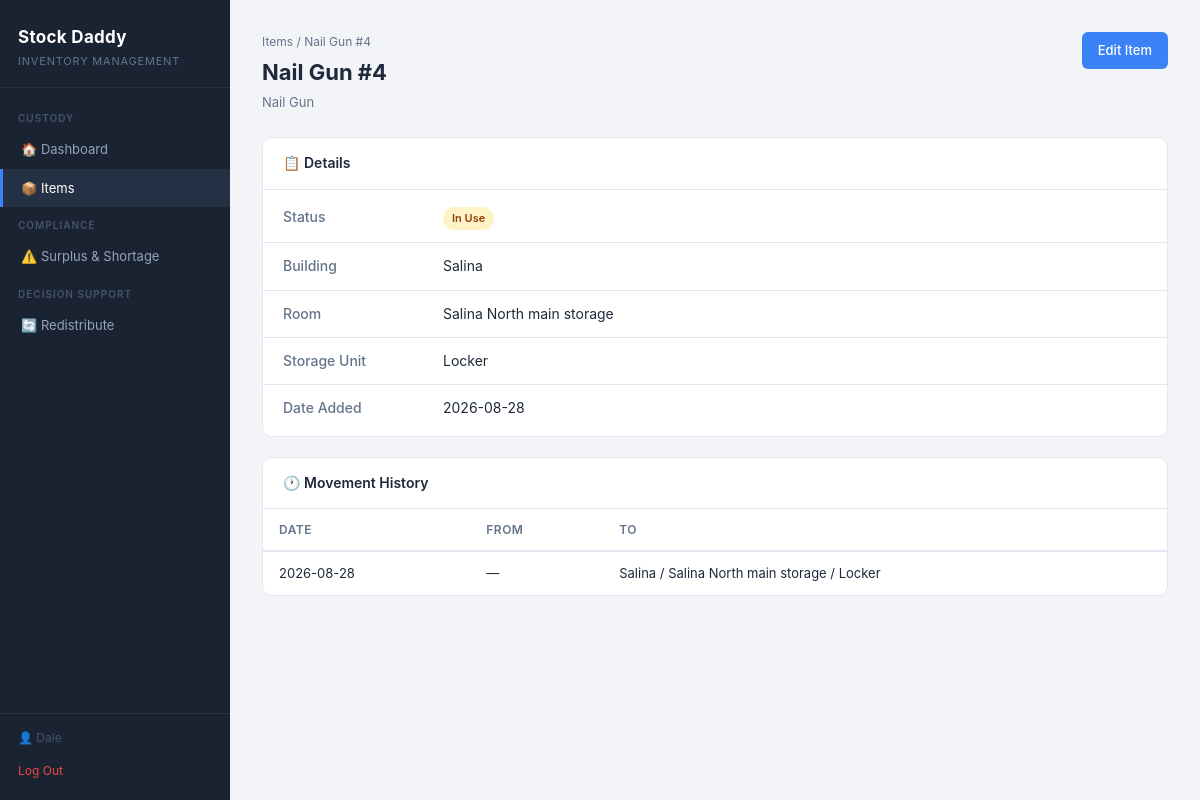
Before: /items/4 (signed in) with the older database file.
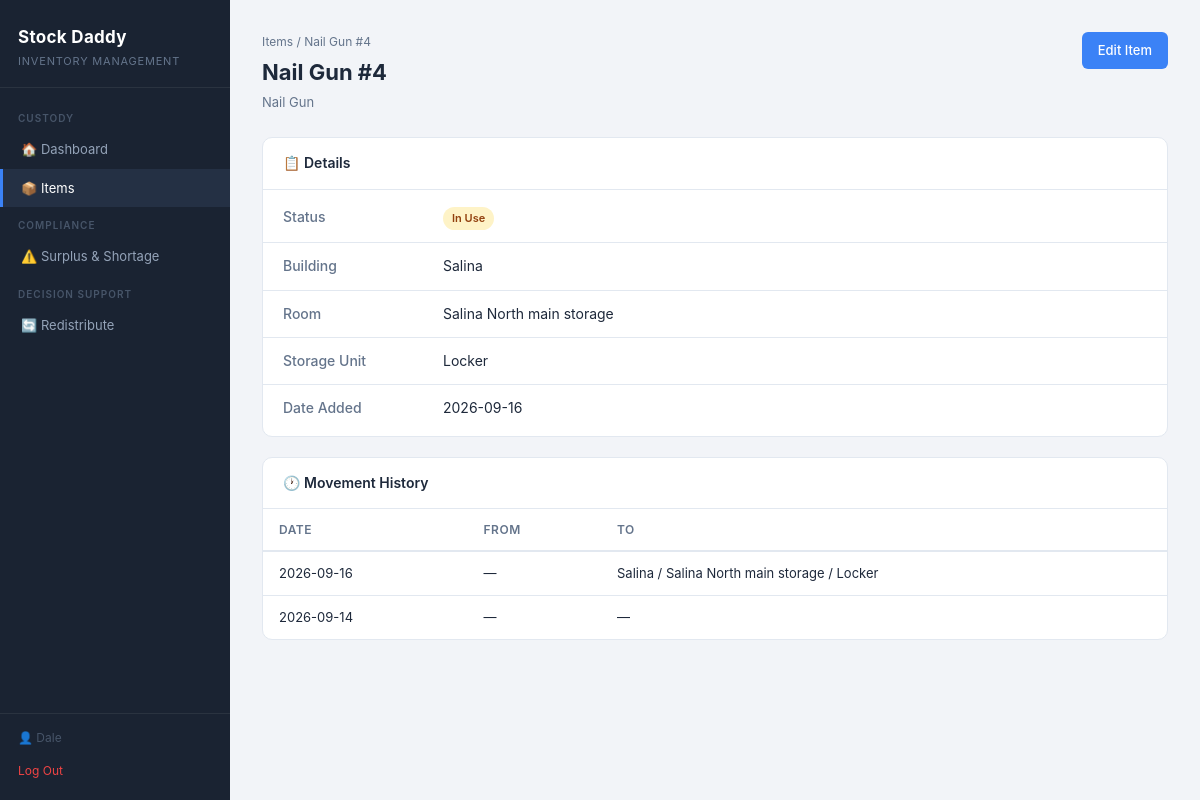
After: the same page with the newer database file.
### tables this page shows
CREATE TABLE item (
  item_id      INTEGER PRIMARY KEY AUTOINCREMENT,
  item_type_id INTEGER NOT NULL,
  storage_id   INTEGER NULL,      -- nullable: NULL while item_status = 'In Transit'
  item_name    VARCHAR(100),
  item_status  VARCHAR(100) NOT NULL DEFAULT 'In Storage',
  date_added   DATETIME DEFAULT CURRENT_TIMESTAMP,
  FOREIGN KEY (item_type_id) REFERENCES item_type(item_type_id),
  FOREIGN KEY (storage_id) REFERENCES storage(storage_id),
  CONSTRAINT chk_item_status CHECK (item_status IN ('In Storage', 'In Use', 'In Transit'))
);

CREATE TABLE item_type (
  item_type_id      INTEGER PRIMARY KEY AUTOINCREMENT,
  name              VARCHAR(100) NOT NULL UNIQUE,
  description       VARCHAR(255),
  -- Cost to acquire one new unit. NULL = acquisition unavailable (c_k = inf).
  replacement_cost  DECIMAL(10,2) NULL,
  -- REQ-23. NULL = no service-life limit configured for this type (not zero).
  service_life_days INTEGER NULL,
  CONSTRAINT chk_replacement_cost_positive
    CHECK (replacement_cost IS NULL OR replacement_cost > 0),
  CONSTRAINT chk_service_life_positive
    CHECK (service_life_days IS NULL OR service_life_days > 0)
);

CREATE TABLE building (
  building_id     INTEGER PRIMARY KEY AUTOINCREMENT,
  business_id     INTEGER NOT NULL,
  state           VARCHAR(100),
  city            VARCHAR(100),
  street_address  VARCHAR(100),
  FOREIGN KEY (business_id) REFERENCES business(business_id)
);

CREATE TABLE room (
  room_id     INTEGER PRIMARY KEY AUTOINCREMENT,
  building_id INTEGER NOT NULL,
  location    VARCHAR(100),
  FOREIGN KEY (building_id) REFERENCES building(building_id)
);

CREATE TABLE storage (
  storage_id    INTEGER PRIMARY KEY AUTOINCREMENT,
  room_id       INTEGER NOT NULL,
  storage_type  VARCHAR(100),
  FOREIGN KEY (room_id) REFERENCES room(room_id)
);

### app.py (the view)
@app.route("/items/<int:item_id>")
def item_detail(item_id):
    if "user" not in session:
        return redirect(url_for("login"))
    item = db.get_item_detail(item_id)
    if item is None:
        return redirect(url_for("items"))
    return render_template("item_detail.html", user=session["user"], item=item)

### db.py (called while the page is built)
def get_connection():
    conn = sqlite3.connect(DB_PATH)
    conn.execute("PRAGMA foreign_keys = ON;")
    conn.row_factory = sqlite3.Row
    return conn

### templates/item_detail.html (shortened to what this page needs)
{% extends "base.html" %}
{% block body %}
<div class="app-layout">
    {% include "nav.html" %}
    <main class="main-content">
        <div class="page-header">
            <div>
                <div class="breadcrumb"><a href="{{ url_for('items') }}">Items</a> / {{ item.name }}</div>
                <h2>{{ item.name }}</h2>
                <p>{{ item.type }}</p>
            </div>
            <a href="#" class="btn btn-primary">Edit Item</a>
        </div>
        <div class="card">
            <div class="card-header"><span>📋 Details</span></div>
            <div class="detail-grid">
                <div class="detail-row">
                    <span class="detail-label">Status</span>
                    <span class="detail-value">
                        {% if item.status == "In Storage" %}
                            <span class="badge badge-ok">In Storage</span>
                        {% elif item.status == "In Use" %}
                            <span class="badge badge-warning">In Use</span>
                        {% elif item.status == "In Transit" %}
                            <span class="badge badge-transit">In Transit</span>
                        {% endif %}
                    </span>
                </div>
                <div class="detail-row">
                    <span class="detail-label">Building</span>
                    <span class="detail-value">{{ item.building }}</span>
                </div>
                <div class="detail-row">
                    <span class="detail-label">Room</span>
                    <span class="detail-value">{{ item.room }}</span>
                </div>
                <div class="detail-row">
                    <span class="detail-label">Storage Unit</span>
                    <span class="detail-value">{{ item.storage }}</span>
                </div>
                <div class="detail-row">
                    <span class="detail-label">Date Added</span>
                    <span class="detail-value">{{ item.date_added }}</span>
                </div>
            </div>
        </div>
        <div class="card">
            <div class="card-header"><span>🕐 Movement History</span></div>
            <table class="table">
                <thead>
                    <tr>
                        <th>Date</th>
                        <th>From</th>
                        <th>To</th>
                    </tr>
                </thead>
                <tbody>
                    {% for move in item.movement_history %}
                    <tr>
                        <td>{{ move.date }}</td>
                        <td>{{ move.from }}</td>
                        <td>{{ move.to }}</td>
                    </tr>
                    {% else %}
                    <tr>
                        <td colspan="3" class="empty-state">No movement history.</td>
                    </tr>
                    {% endfor %}
                </tbody>
            </table>
        </div>
    </main>
</div>
{% endblock %}

### templates/base.html (shortened to what this page needs)
<!DOCTYPE html>
<html lang="en">
<head>
    <link rel="stylesheet" href="{{ url_for('static', filename='css/main.css') }}" />
</head>
<body>
{% block body %}{% endblock %}
</body>
</html>

### templates/nav.html
<div class="sidebar">
    <div class="sidebar-header">
        <span class="sidebar-logo">Stock Daddy</span>
        <span class="sidebar-tagline">Inventory Management</span>
    </div>
    <nav class="sidebar-nav">
        <div class="nav-section-label">Custody</div>
        <a href="{{ url_for('dashboard') }}"   class="nav-item {% if request.endpoint == 'dashboard'   %}active{% endif %}">🏠 Dashboard</a>
        <a href="{{ url_for('items') }}"       class="nav-item {% if request.endpoint in ['items','item_detail'] %}active{% endif %}">📦 Items</a>
        <div class="nav-section-label">Compliance</div>
        <a href="{{ url_for('compliance') }}"  class="nav-item {% if request.endpoint == 'compliance'  %}active{% endif %}">⚠️ Surplus &amp; Shortage</a>
        <div class="nav-section-label">Decision Support</div>
        <a href="{{ url_for('redistribute') }}" class="nav-item {% if request.endpoint == 'redistribute' %}active{% endif %}">🔄 Redistribute</a>
    </nav>
    <div class="sidebar-footer">
        <span class="sidebar-user">👤 {{ user }}</span>
        <a href="{{ url_for('logout') }}" class="nav-item logout">Log Out</a>
    </div>
</div>

### static/css/main.css (style rules this page uses)
*, *::before, *::after { box-sizing: border-box; margin: 0; padding: 0; }
:root { --bg: #f2f4f8; --surface: #ffffff; --sidebar-bg: #1a2332; --sidebar-hover:#243044; --accent: #3b82f6; --accent-dark: #2563eb; --danger: #ef4444; --warning-bg: #fef3c7; --warning-text: #92400e; --success-bg: #d1fae5; --success-text: #065f46; --surplus-bg: #dbeafe; --surplus-text: #1e40af; --shortage-bg: #fee2e2; --shortage-text:#991b1b; --transit-bg: #ede9fe; --transit-text: #5b21b6; --text: #1e293b; --muted: #64748b; --border: #e2e8f0; --sidebar-w: 230px; }
body { font-family: -apple-system, BlinkMacSystemFont, "Segoe UI", Roboto, sans-serif; background: var(--bg); color: var(--text); font-size: 14px; line-height: 1.6; }
a { color: var(--accent); text-decoration: none; }
.app-layout { display: flex; min-height: 100vh; }
.main-content { flex: 1; padding: 32px; overflow-y: auto; min-width: 0; }
.sidebar { width: var(--sidebar-w); background: var(--sidebar-bg); color: #cbd5e1; display: flex; flex-direction: column; flex-shrink: 0; position: sticky; top: 0; height: 100vh; overflow-y: auto; }
.sidebar-header { padding: 24px 18px 16px; border-bottom: 1px solid rgba(255,255,255,0.07); }
.sidebar-logo { display: block; font-size: 17px; font-weight: 700; color: #fff; letter-spacing: 0.3px; }
.sidebar-tagline { display: block; font-size: 11px; color: #64748b; margin-top: 2px; text-transform: uppercase; letter-spacing: 0.8px; }
.sidebar-nav { flex: 1; padding: 12px 0; }
.nav-section-label { padding: 10px 18px 4px; font-size: 10px; font-weight: 600; text-transform: uppercase; letter-spacing: 1px; color: #475569; }
.nav-item { display: block; padding: 9px 18px; color: #94a3b8; font-size: 13px; transition: background 0.12s, color 0.12s; border-left: 3px solid transparent; }
.nav-item.active { background: var(--sidebar-hover); color: #fff; border-left-color: var(--accent); }
.sidebar-footer { padding: 14px 18px; border-top: 1px solid rgba(255,255,255,0.07); }
.sidebar-user { display: block; font-size: 12px; color: #475569; margin-bottom: 8px; }
.nav-item.logout { padding: 6px 0; color: #ef4444; font-size: 12px; border-left: none; }
.page-header { display: flex; justify-content: space-between; align-items: flex-start; margin-bottom: 24px; gap: 16px; }
.page-header h2 { font-size: 22px; font-weight: 700; margin-bottom: 2px; }
.page-header p { color: var(--muted); font-size: 13px; }
.breadcrumb { font-size: 12px; color: var(--muted); margin-bottom: 4px; }
.breadcrumb a { color: var(--muted); }
.card { background: var(--surface); border: 1px solid var(--border); border-radius: 10px; margin-bottom: 20px; overflow: hidden; }
.card-header { display: flex; justify-content: space-between; align-items: center; padding: 14px 20px; border-bottom: 1px solid var(--border); font-weight: 600; font-size: 14px; }
.detail-grid { padding: 4px 0; }
.detail-row { display: flex; padding: 12px 20px; border-bottom: 1px solid var(--border); font-size: 14px; }
.detail-row:last-child { border-bottom: none; }
.detail-label { width: 160px; color: var(--muted); font-weight: 500; flex-shrink: 0; }
.detail-value { flex: 1; }
.table { width: 100%; border-collapse: collapse; font-size: 13px; }
.table th { text-align: left; padding: 11px 16px; border-bottom: 2px solid var(--border); color: var(--muted); font-weight: 600; font-size: 12px; text-transform: uppercase; letter-spacing: 0.5px; }
.table td { padding: 11px 16px; border-bottom: 1px solid var(--border); }
.table tbody tr:last-child td { border-bottom: none; }
.badge { display: inline-block; padding: 3px 9px; border-radius: 99px; font-size: 11px; font-weight: 600; }
.badge-warning { background: var(--warning-bg); color: var(--warning-text); }
.btn { display: inline-block; padding: 8px 16px; border-radius: 6px; border: none; cursor: pointer; font-size: 13px; font-weight: 500; text-decoration: none; transition: background 0.12s; background: var(--accent); color: #fff; white-space: nowrap; }
.btn-primary { background: var(--accent); color: #fff; }

Changed rows visible on the page:
changed item "Nail Gun #4": date_added "2026-08-28" → "2026-09-16"
Other visible differences:
new list line: "2026-09-16 — Salina / Salina North main storage / Locker"
new list line: "2026-09-14 — —"
list line gone: "2026-08-28 — Salina / Salina North main storage / Locker"
